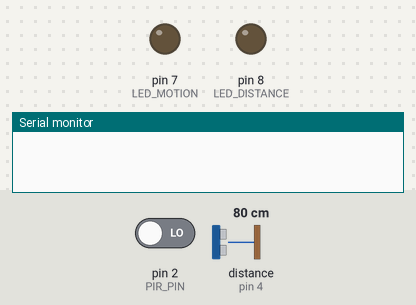
Bench run of a sketch on a simulated Arduino Uno, built with avr-gcc and run on an emulated ATmega328P. Parts: output pins drawn as LEDs (lit = HIGH), the last lines printed to the serial monitor. Wiring (inferred from the names in the program): ultrasonic range finder: trigger pin 3; echo pin 4. The inputs (shaded band) are chosen by the test bench; at power-on: distance to the obstacle (sensor on pin 4) 80 cm, pin 2 (PIR_PIN) LOW. The echo pulse lasts 58.3 µs per cm; pins used as bus, display or sensor lines are not drawn.

Above: at 1.3 s.
1.4 s: distance to the obstacle (sensor on pin 4) set to 54 cm
2.9 s: distance to the obstacle (sensor on pin 4) set to 48 cm
At 3.8 s:
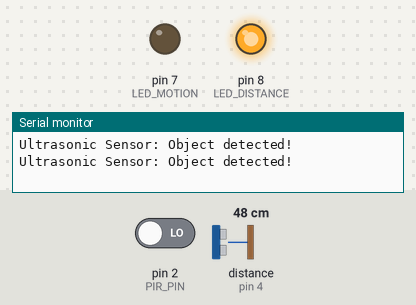
4.5 s: pin 2 (PIR_PIN) driven HIGH
At 5.1 s:
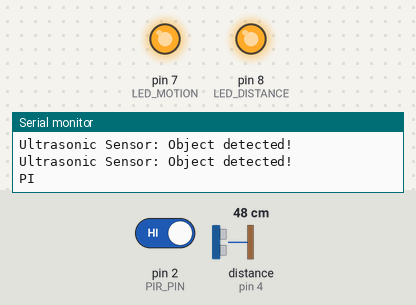
6.0 s: pin 2 (PIR_PIN) driven LOW
At 6.3 s:
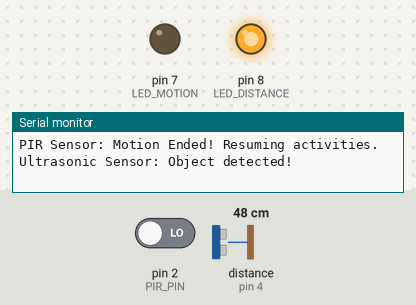
7.5 s: distance to the obstacle (sensor on pin 4) set to 60 cm
At 8.1 s:
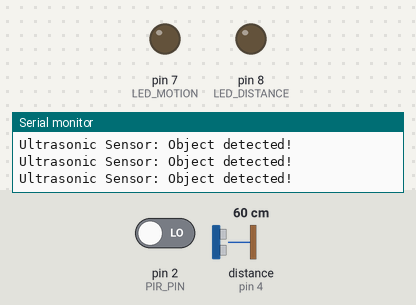
9.0 s: pin 2 (PIR_PIN) driven HIGH
At 9.7 s:
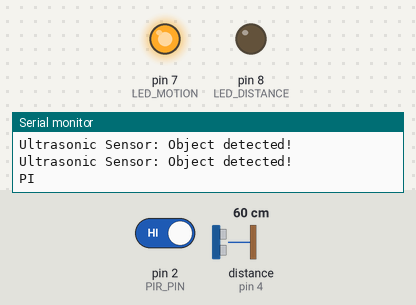
Timing chart, 0 to 11.5 s (numbered marks = the images above; inputs shaded):
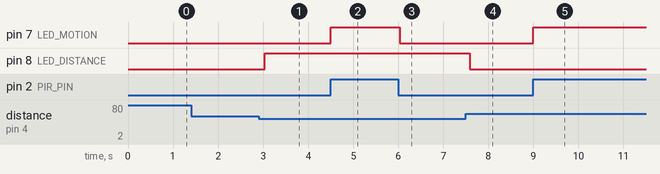

The sketch:

M1_T3C.ino
```cpp
const int PIR_PIN = 2;          // PIR sensor input pin
const int LED_MOTION = 7;       // LED for motion indication
const int TRIG_PIN = 3;         // Ultrasonic trigger pin
const int ECHO_PIN = 4;         // Ultrasonic echo pin
const int LED_DISTANCE = 8;     // LED for distance indication

volatile bool motionFlag = false;

void setup() {
    pinMode(PIR_PIN, INPUT);
    pinMode(LED_MOTION, OUTPUT);
    pinMode(TRIG_PIN, OUTPUT);
    pinMode(ECHO_PIN, INPUT);
    pinMode(LED_DISTANCE, OUTPUT);

    Serial.begin(9600);
    attachInterrupt(digitalPinToInterrupt(PIR_PIN), handleMotion, RISING);
}

void loop() {
    if (!motionFlag) {
        long distance = measureDistance();
        handleDistanceLED(distance);
        delay(500);
    }
}

long measureDistance() {
    digitalWrite(TRIG_PIN, LOW);
    delayMicroseconds(2);
    digitalWrite(TRIG_PIN, HIGH);
    delayMicroseconds(10);
    digitalWrite(TRIG_PIN, LOW);

    long duration = pulseIn(ECHO_PIN, HIGH);
    return (duration / 2) / 29.1; // Convert to centimeters
}

void handleDistanceLED(long distance) {
    if (distance < 50) {
        digitalWrite(LED_DISTANCE, HIGH);
        Serial.println("Ultrasonic Sensor: Object detected!");
    } else if (distance > 50){
        digitalWrite(LED_DISTANCE, LOW);
    }
}

void handleMotion() {
    motionFlag = true;
    Serial.println("PIR Sensor: Motion Detected! Stopping all activities.");
    digitalWrite(LED_MOTION, HIGH);
    while (digitalRead(PIR_PIN) == HIGH); // Halt execution until motion stops
    Serial.println("PIR Sensor: Motion Ended! Resuming activities.");
    digitalWrite(LED_MOTION, LOW);
    motionFlag = false;
}
```

Measured:
- the behaviour switches between 51 and 50 cm on distance to the obstacle (sensor on pin 4) (found by bisection; images 0 and 1)
- after the input at 1.4 s, every drawn part: stays the same
- after the input at 2.9 s, pin 8 (LED_DISTANCE): LOW → HIGH after 0.13 s
- after the input at 4.5 s, pin 7 (LED_MOTION): LOW → HIGH at once
- after the input at 6.0 s, pin 7 (LED_MOTION): HIGH → LOW at once
- after the input at 7.5 s, pin 8 (LED_DISTANCE): HIGH → LOW after 0.09 s
- after the input at 9.0 s, pin 7 (LED_MOTION): LOW → HIGH at once
